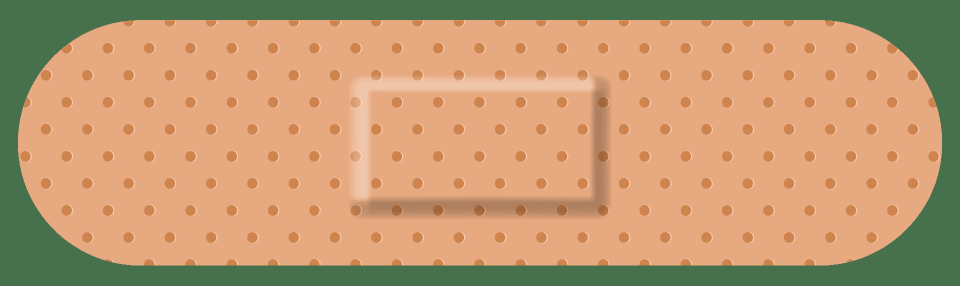
#> input picture bandaid.png, 1920 x 571 px (shown at 1/2 size)
$ python bandaid_overlay.py
#> lines starting #> are read from the running program, lines starting #| are printed output that depends on the picture; after the words box and inside, x2 and y2 are one past the last pixel; in counts of white or black regions, pixels touching at a corner belong together

import cv2
import numpy as np
import glob

def detect_wound(image):
    """Detect reddish wound area in the arm image."""
    hsv = cv2.cvtColor(image, cv2.COLOR_BGR2HSV)

    # Red color range (two ranges because red wraps in HSV)
    lower_red1 = np.array([0, 120, 70])
    upper_red1 = np.array([10, 255, 255])
    lower_red2 = np.array([170, 120, 70])
    upper_red2 = np.array([180, 255, 255])

    mask1 = cv2.inRange(hsv, lower_red1, upper_red1)
    mask2 = cv2.inRange(hsv, lower_red2, upper_red2)

    mask = mask1 + mask2

    # Morphological operations to remove noise
    kernel = np.ones((5, 5), np.uint8)
    mask = cv2.morphologyEx(mask, cv2.MORPH_CLOSE, kernel)

    contours, _ = cv2.findContours(mask, cv2.RETR_EXTERNAL, cv2.CHAIN_APPROX_SIMPLE)

    if len(contours) == 0:
        return None

    # Assume largest red area is wound
    largest_contour = max(contours, key=cv2.contourArea)

    if cv2.contourArea(largest_contour) < 500:
        return None

    rect = cv2.minAreaRect(largest_contour)
    return rect  # ((x, y), (w, h), angle)


def overlay_bandaid(image, bandaid, rect):
    """Overlay rotated and scaled band-aid onto wound."""
    (center_x, center_y), (w, h), angle = rect

    # Resize band-aid slightly larger than wound
    scale_w = int(w * 1.5)
    scale_h = int(h * 1.5)

    bandaid_resized = cv2.resize(bandaid, (scale_w, scale_h))

    # Rotate band-aid
    M = cv2.getRotationMatrix2D((scale_w//2, scale_h//2), angle, 1)
    bandaid_rotated = cv2.warpAffine(
        bandaid_resized,
        M,
        (scale_w, scale_h),
        flags=cv2.INTER_LINEAR,
        borderMode=cv2.BORDER_CONSTANT,
        borderValue=(0,0,0,0)
    )

    # Coordinates for placement
    x1 = int(center_x - scale_w // 2)
    y1 = int(center_y - scale_h // 2)
    x2 = x1 + scale_w
    y2 = y1 + scale_h

    # Check boundaries
    if x1 < 0 or y1 < 0 or x2 > image.shape[1] or y2 > image.shape[0]:
        return image

    overlay = image.copy()

    # Separate alpha channel
    alpha = bandaid_rotated[:, :, 3] / 255.0
    for c in range(3):
        overlay[y1:y2, x1:x2, c] = (
            alpha * bandaid_rotated[:, :, c] +
            (1 - alpha) * overlay[y1:y2, x1:x2, c]
        )

    return overlay


def process_image(image_path, bandaid):
    image = cv2.imread(image_path)
    rect = detect_wound(image)

    if rect is None:
        print(f"No wound detected in {image_path}")
        return

    result = overlay_bandaid(image, bandaid, rect)

    # Show before & after
    combined = np.hstack((image, result))
    output_name = "result_" + image_path
    cv2.imwrite(output_name, combined)
    print(f"Saved result as {output_name}")


if __name__ == "__main__":
    # Load transparent band-aid PNG
    bandaid = cv2.imread("bandaid.png", cv2.IMREAD_UNCHANGED)
#> bandaid is the input picture: shape (571, 1920, 4); mean B, G, R, A 114, 154.2, 192.9, 198.4

    # Process at least 3 images
    images = glob.glob("arm*.jpg")

    for img_path in images:
        print(f"Processing {img_path}...")
        process_image(img_path, bandaid)
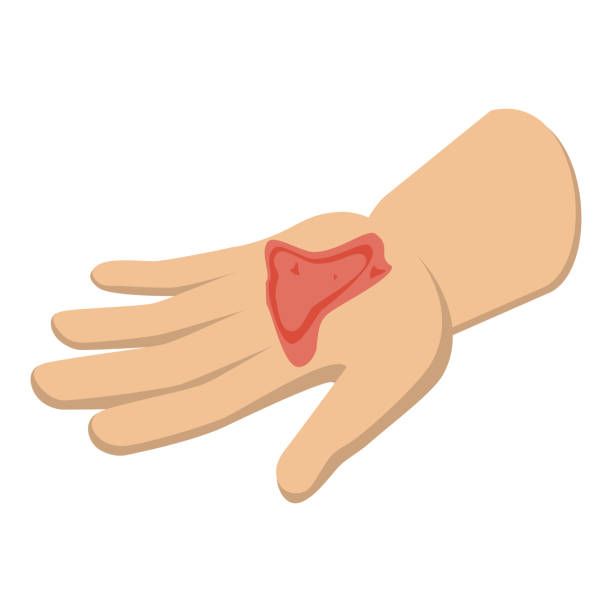
#> input picture arm1.jpg, 612 x 612 px
#> in process_image, image is the input picture: shape (612, 612, 3); mean B, G, R 223.8, 235.2, 249.7
#> in detect_wound, `hsv = cv2.cvtColor(image, cv2.COLOR_BGR2HSV)`: hsv: shape (612, 612, 3); mean H, S, V 5, 28.2, 249.8
#> in detect_wound, `mask1 = cv2.inRange(hsv, lower_red1, upper_red1)`:
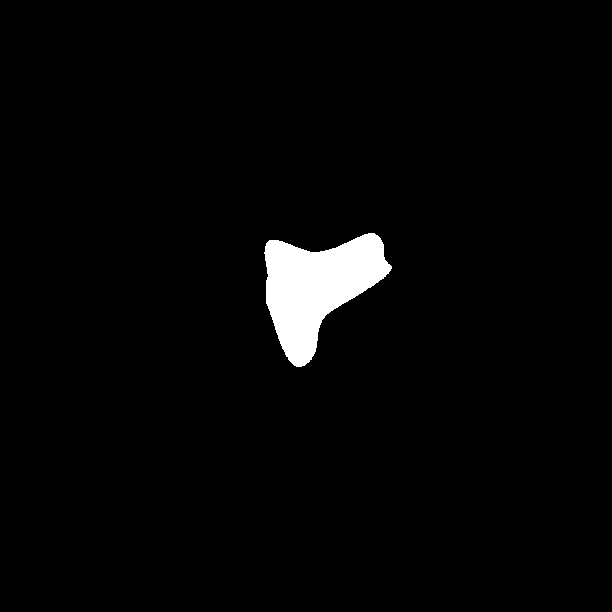
#> mask1: shape (612, 612); 2.5% white; 1 white region, box (x1, y1, x2, y2) and area: (264, 233, 392, 367) 9344
#> in detect_wound, `mask2 = cv2.inRange(hsv, lower_red2, upper_red2)`: mask2: shape (612, 612); every value is 0
#> in detect_wound, `mask = cv2.morphologyEx(mask, cv2.MORPH_CLOSE, kernel)`: mask: shape (612, 612); 2.5% white; 1 white region
#> in detect_wound, `contours, _ = cv2.findContours(mask, cv2.RETR_EXTERNAL, cv2.CHAIN_APPR..`: contours = 1 contour; box (x1, y1, x2, y2) and area: (264, 233, 392, 367) 9146
#> in detect_wound, `largest_contour = max(contours, key=cv2.contourArea)`: largest_contour = contour of 219 points, box (x1, y1, x2, y2) (264, 233, 392, 367), area 9146
#> in detect_wound, `rect = cv2.minAreaRect(largest_contour)`: rect = ((329.6, 299.8), (127.3, 127.9), -4.04)
#> in overlay_bandaid, `(center_x, center_y), (w, h), angle = rect`: center_x = 329.6; center_y = 299.8; w = 127.3; h = 127.9; angle = -4.04
#> in overlay_bandaid, `scale_w = int(w * 1.5)`: scale_w = 190
#> in overlay_bandaid, `scale_h = int(h * 1.5)`: scale_h = 191
#> in overlay_bandaid, `bandaid_resized = cv2.resize(bandaid, (scale_w, scale_h))`:
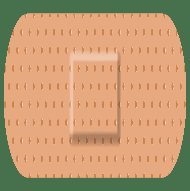
#> bandaid_resized: shape (191, 190, 4); mean B, G, R, A 114.1, 154.2, 193.1, 198.1
#> in overlay_bandaid, `M = cv2.getRotationMatrix2D((scale_w//2, scale_h//2), angle, 1)`: M = [[0.998, -0.0705, 6.94], [0.0705, 0.998, -6.46]]
#> in overlay_bandaid, `bandaid_rotated = cv2.warpAffine( bandaid_resized, M, (scale_w, scale_..`:
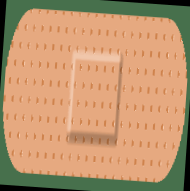
#> bandaid_rotated: shape (191, 190, 4); mean B, G, R, A 111.6, 150.6, 190.8, 198.1
#> in overlay_bandaid, `x1 = int(center_x - scale_w // 2)`: x1 = 234
#> in overlay_bandaid, `y1 = int(center_y - scale_h // 2)`: y1 = 204
#> in overlay_bandaid, `x2 = x1 + scale_w`: x2 = 424
#> in overlay_bandaid, `y2 = y1 + scale_h`: y2 = 395
#> in overlay_bandaid, `alpha = bandaid_rotated[:, :, 3] / 255.0`:
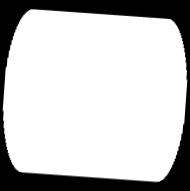
#> alpha: shape (191, 190) float64; min 0, max 1, mean 0.777
#> after the loop in overlay_bandaid, `for c in range(3):`:
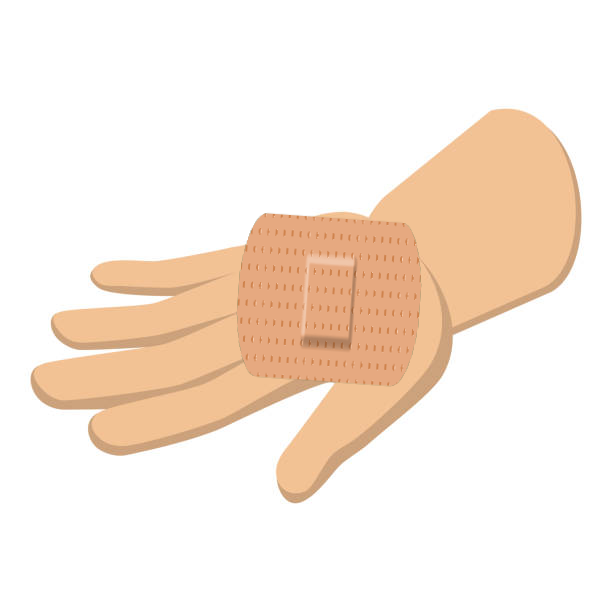
#> overlay: shape (612, 612, 3); 7.68% of pixels changed, all inside (x1, y1, x2, y2) = (236, 212, 422, 387)
#> in process_image, `combined = np.hstack((image, result))`:
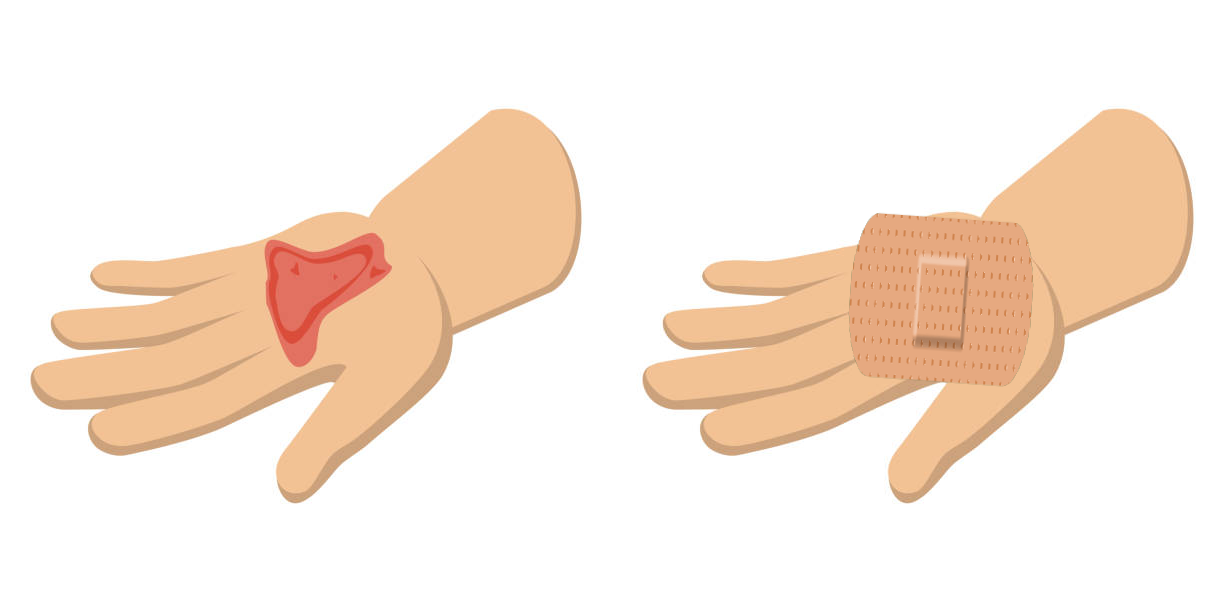
#> combined: shape (612, 1224, 3); mean B, G, R 223.5, 235.2, 249.4
#> pass 2 of the loop `for img_path in images:`:
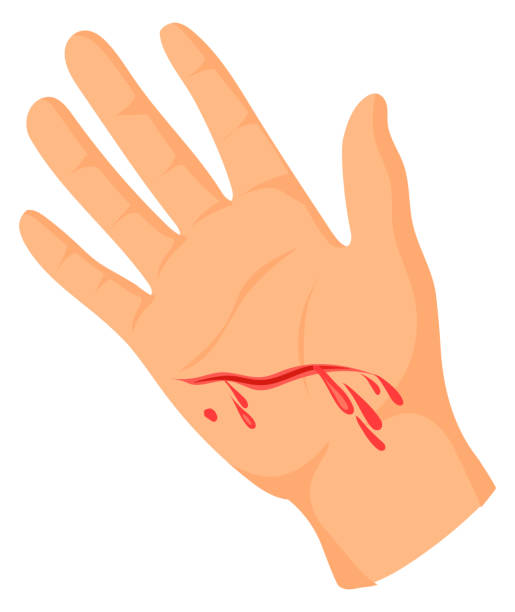
#> input picture arm2.jpg, 515 x 612 px
#> in process_image, image is the input picture: shape (612, 515, 3); mean B, G, R 202, 223.3, 254.5
#> hsv: shape (612, 515, 3); mean H, S, V 7.9, 53, 254.6
#> in detect_wound (call 2), `mask1 = cv2.inRange(hsv, lower_red1, upper_red1)`:
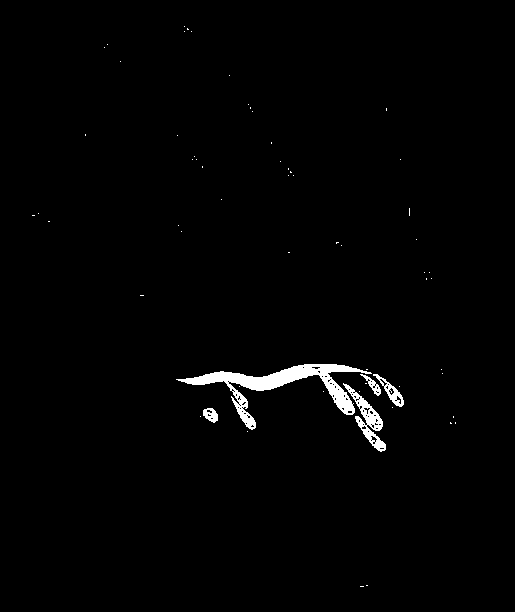
#> mask1: shape (612, 515); 1.4% white; 62 white regions (57 under 20 px), largest, box (x1, y1, x2, y2) and area: (176, 364, 372, 430) 2888, (343, 383, 386, 452) 796, (373, 374, 404, 407) 273, (203, 408, 218, 423) 146, (360, 374, 381, 396) 135
#> mask2: shape (612, 515); 0.09% white in thin lines or dots, all inside (x1, y1, x2, y2) = (207, 367, 401, 449)
#> contours = 43 contours, 41 with area under 20; largest, box (x1, y1, x2, y2) and area: (176, 364, 404, 452) 4348, (200, 408, 218, 423) 143
#> largest_contour = contour of 358 points, box (x1, y1, x2, y2) (176, 364, 404, 452), area 4348
#> in detect_wound (call 2), `rect = cv2.minAreaRect(largest_contour)`: rect = ((288.7, 397), (79.69, 228.2), -81.45)
#> bandaid_resized: shape (342, 119, 4)
#> bandaid_rotated: shape (342, 119, 4)
#> alpha: shape (342, 119) float64
#> in process_image (call 2), `combined = np.hstack((image, result))`:
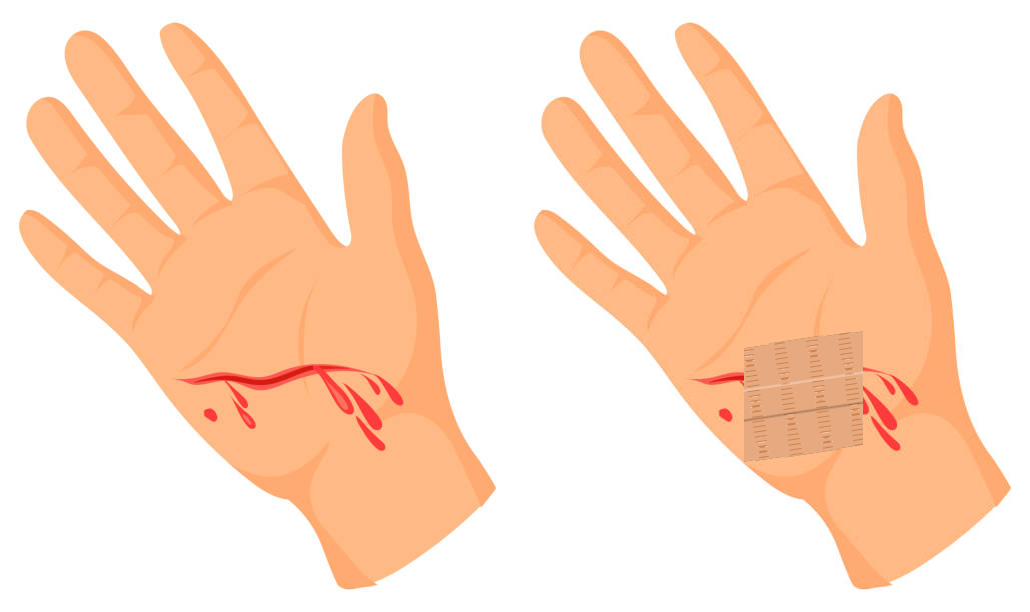
#> combined: shape (612, 1030, 3); mean B, G, R 202, 223.3, 254
#> pass 3 of the loop `for img_path in images:`:
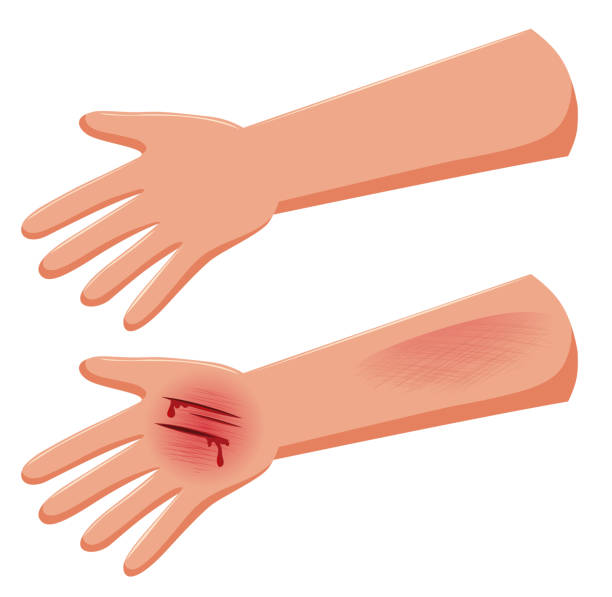
#> input picture arm3.jpg, 612 x 597 px
#> in process_image, image is the input picture: shape (597, 612, 3); mean B, G, R 209.6, 220.1, 248
#> hsv: shape (597, 612, 3); mean H, S, V 6.6, 41.9, 248.2
#> in detect_wound (call 3), `mask1 = cv2.inRange(hsv, lower_red1, upper_red1)`:
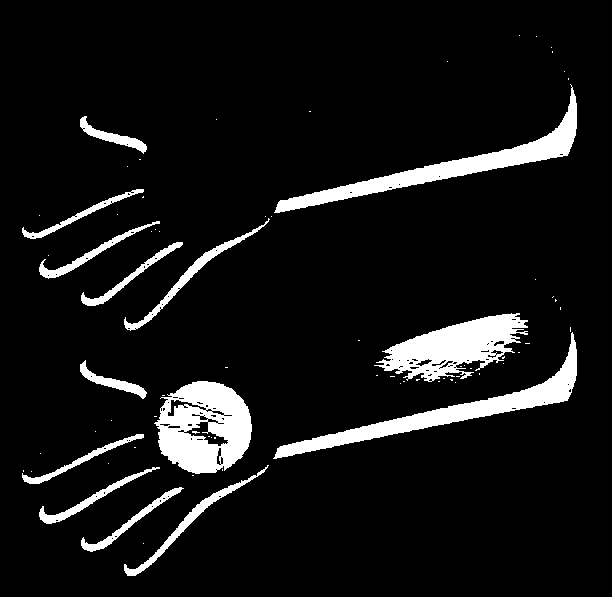
#> mask1: shape (597, 612); 8.3% white; 75 white regions (61 under 20 px), largest, box (x1, y1, x2, y2) and area: (154, 381, 252, 474) 6120, (274, 84, 577, 213) 5332, (273, 332, 577, 459) 5318
#> mask2: shape (597, 612); 0.21% white; 14 white regions (10 under 20 px), largest, box (x1, y1, x2, y2) and area: (178, 414, 228, 446) 427, (168, 400, 232, 416) 204, (217, 448, 223, 465) 55, (168, 426, 180, 428) 23
#> contours = 51 contours, 37 with area under 20; largest, box (x1, y1, x2, y2) and area: (154, 381, 252, 476) 6854, (374, 313, 528, 382) 5900, (274, 84, 577, 213) 4992, (273, 327, 577, 459) 4979, (124, 218, 270, 331) 995
#> largest_contour = contour of 145 points, box (x1, y1, x2, y2) (154, 381, 252, 476), area 6854
#> in detect_wound (call 3), `rect = cv2.minAreaRect(largest_contour)`: rect = ((203.6, 427), (95.38, 92.81), -11.89)
#> bandaid_resized: shape (139, 143, 4)
#> bandaid_rotated: shape (139, 143, 4)
#> alpha: shape (139, 143) float64
#> in process_image (call 3), `combined = np.hstack((image, result))`:
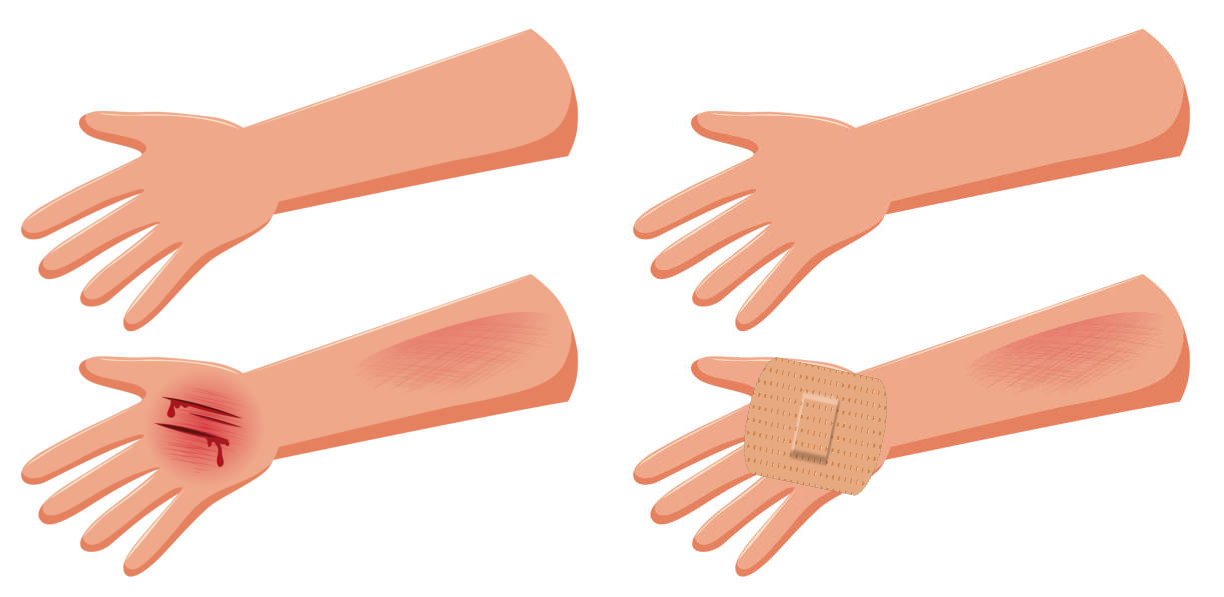
#> combined: shape (597, 1224, 3); mean B, G, R 209.8, 220.7, 248
